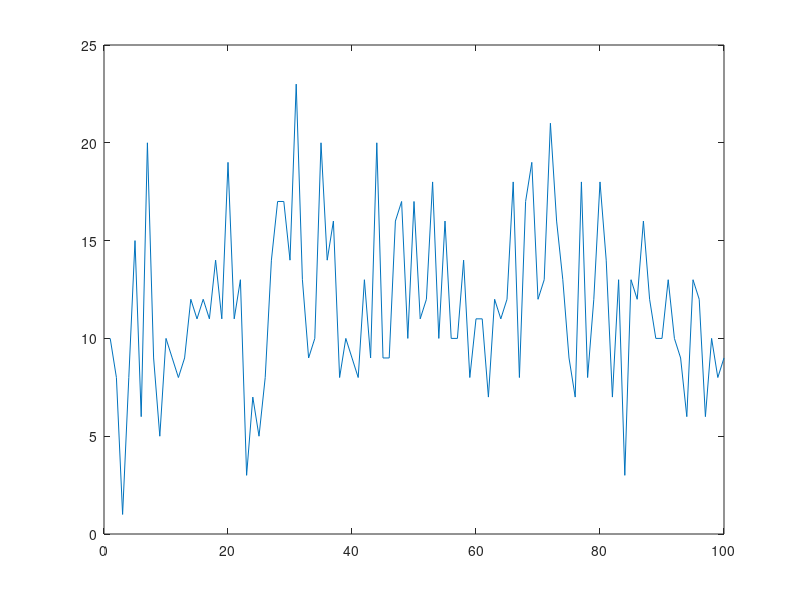

MATLAB code for this plot:
% NPRE 555 Computer Project-1 "Monte Carlo Code of Neutron Transport"
clc
clear all

npart=1000;             % number of particles

for j=1:npart

x(j)=100*rand();        % the particle is born in a random position in x and y
y(j)=rand();

lost=0;                 % parameter specifiy whether the particle is lost from the slab or not? 
history(j)=0;           % counter for the number of histories before the particle is absorbed or leaked out

    while lost == 0
                                         % for the left half of the slab
    if x(j)<=50                          
        seg_a=0.12;                      % cross-setion for absrption
        seg_s=0.05;                      % corss-section for scattering
        nwseg_f=0.15;                    % nuw* cross-section of fission
        kinf = nwseg_f/seg_a;            % K_infinity of neutrons produced per fission
        seg_t = seg_a + seg_s;
                                         % for the right half of the slab
    else
        seg_a=0.10;                      % cross-setion for absrption
        seg_s=0.05;                      % corss-section for scattering
        nwseg_f=0.12;                    % nuw* cross-section of fission
        kinf = nwseg_f/seg_a;            % K_infinity of neutrons produced per fission
        seg_t = seg_a + seg_s;
    end 
    
        r= -(1/seg_t)*log(1-rand());     % sampling the traveled distance by (r)
        theta=2*pi*rand();               % generating a random number for theta between [0,2pi]

        dx=r*cos(theta);
        dy=r*sin(theta);
                                        % updating the traveled distance for the particle (j)
        x(j)=x(j)+dx;
        y(j)=y(j)+dy;

        history(j)=history(j)+1;
        
        if x(j)>0 && x(j)<100 && rand()< seg_a/seg_t   % No leakage and absorbtion occured
            xn=1+fix(x(j));                            % defining a discretization for x (delta(x)= 1 Cm) 
            epsi(j,xn)=0;
            k(j)=fix(kinf+rand());
            epsi(j,xn)=k(j);                           % calculating the flux due to each fission in this space mesh
            lost=1;
        elseif  x(j)<=0 || x(j)>=100                   % if the neutron is leaked from the system 
                lost=1;
        end
        
% for small number of particles we can plot their position, but for large
% number it will take a very long time
%         plot(x,y,'r.')
%         hold on
%         xlim([0 100])
    
    end

end

alpha=0;            % alpha is the integrated flux over the volume of the slab
% calculating the flux at each space mesh; phi(xn) & the integrated flux alpha
for xn=1:100
    phi(xn)=0;
for j=1:npart
    phi(xn)=phi(xn)+epsi(j,xn);
end
    alpha=alpha+phi(xn);
end

% plotting the flux with x
figure(2)
z=linspace(1,100);
plot(z,phi(z));

keff=alpha/npart        % calculating the multiplication factor (k_effective)